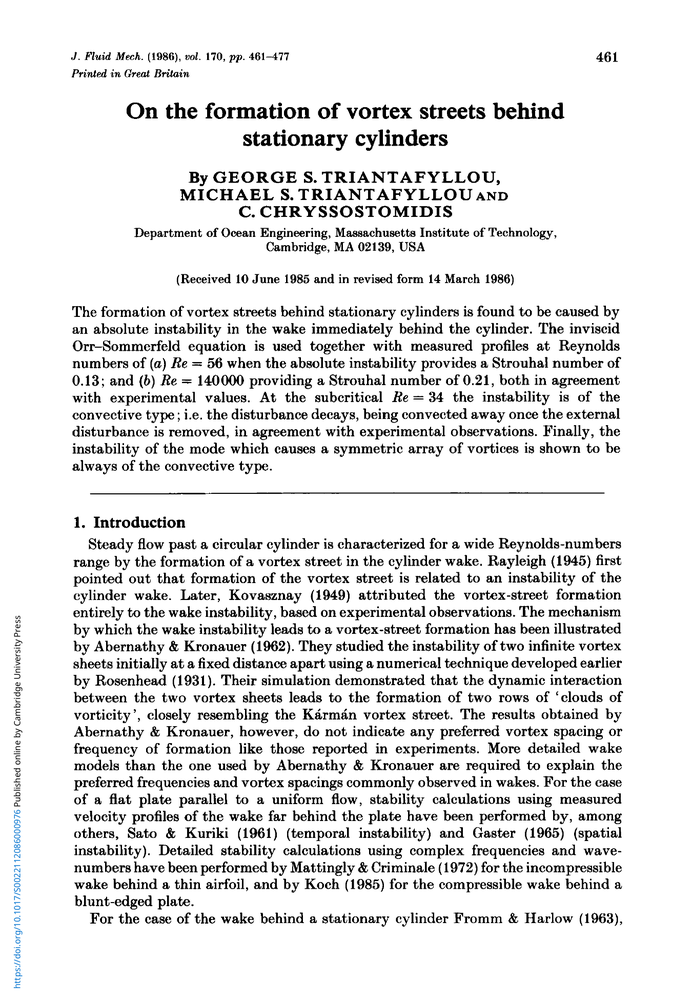
#> input picture projects/wake-instability/Triatafyllou_1986_JFM_pages/page-01.png, 692 x 1000 px, shrunk from 1350 x 1950 before the run
$ python extract_outline.py ../projects/wake-instability/Triatafyllou_1986_JFM_pages/page-01.png
#> lines starting #> are read from the running program, lines starting #| are printed output that depends on the picture; after the words box and inside, x2 and y2 are one past the last pixel; in counts of white or black regions, pixels touching at a corner belong together
#!/usr/bin/env python3
"""Extract a silhouette-like outline from a photo and generate a 2D Gmsh mesh.

Goal: approximate the person as an obstacle for flow-past-body simulations (NektarF).

No OpenCV/skimage dependencies; uses PIL + numpy + scipy + matplotlib.

Pipeline (heuristic):
1) Load image, downsample for segmentation.
2) Create a "non-snow" mask via HSV/value threshold + saturation threshold.
3) Connected-components labeling; pick component whose centroid is closest to a target
   point in the image (defaults tuned for this photo: person on right).
4) Upsample mask to original size, smooth/close.
5) Extract polygon using matplotlib contour.
6) Simplify polygon (Ramer–Douglas–Peucker).
7) Write polygon points, diagnostic PNG, and a Gmsh .geo that creates a channel domain
   with the obstacle cut out.
8) Optionally run gmsh to generate .msh.

Usage:
  python extract_outline.py Jiachuan.jpg --outdir out

Key knobs:
  --target-x/--target-y: expected centroid (fraction of width/height)
  --H: obstacle height (simulation units)
  --domain-L/--domain-W: channel length/width in multiples of H
"""

from __future__ import annotations

import argparse
from dataclasses import dataclass
from pathlib import Path
from typing import List, Tuple

import numpy as np
from PIL import Image
from scipy import ndimage
import matplotlib
matplotlib.use('Agg')
import matplotlib.pyplot as plt


def rgb_to_hsv(arr: np.ndarray) -> np.ndarray:
    """arr: float in [0,1], shape (H,W,3) -> hsv in [0,1]."""
    r, g, b = arr[..., 0], arr[..., 1], arr[..., 2]
    mx = np.max(arr, axis=-1)
    mn = np.min(arr, axis=-1)
    diff = mx - mn

    h = np.zeros_like(mx)
    s = np.zeros_like(mx)
    v = mx

    # saturation
    s[mx > 0] = diff[mx > 0] / mx[mx > 0]

    # hue
    mask = diff > 1e-8
    idx = (mx == r) & mask
    h[idx] = ((g[idx] - b[idx]) / diff[idx]) % 6
    idx = (mx == g) & mask
    h[idx] = ((b[idx] - r[idx]) / diff[idx]) + 2
    idx = (mx == b) & mask
    h[idx] = ((r[idx] - g[idx]) / diff[idx]) + 4
    h = h / 6.0
    return np.stack([h, s, v], axis=-1)


# [24 lines left out: function rdp, not called in this run]


def choose_component(mask: np.ndarray, target_xy: Tuple[float, float]) -> np.ndarray:
    lab, n = ndimage.label(mask)
    if n == 0:
        raise RuntimeError('No components found; adjust thresholds')

    # compute centroid for each component
    slices = ndimage.find_objects(lab)
    H, W = mask.shape
    tx, ty = target_xy
    best = None
    best_score = None
    for k, sl in enumerate(slices, start=1):
        comp = (lab[sl] == k)
        area = int(comp.sum())
        if area < 200:  # too small
            continue
        ys, xs = np.nonzero(comp)
        # coordinates in full image
        ys = ys + sl[0].start
        xs = xs + sl[1].start
        cx = xs.mean() / W
        cy = ys.mean() / H

        # score: distance to target + small penalty for huge blobs
        dist = (cx - tx) ** 2 + (cy - ty) ** 2
        score = dist + 1e-8 * area
        if best_score is None or score < best_score:
            best_score = score
            best = (lab == k)
    if best is None:
        raise RuntimeError('No suitable component found; adjust target/thresholds')
    return best


# [133 lines left out: functions extract_polygon_from_mask, write_geo, not called in this run]


def main():
    ap = argparse.ArgumentParser()
    ap.add_argument('image', type=Path)
    ap.add_argument('--outdir', type=Path, default=Path('out_person'))

    ap.add_argument('--downsample', type=int, default=4, help='Downsample factor for segmentation')
    ap.add_argument('--vmax-snow', type=float, default=0.82, help='Value threshold to reject snow (HSV V)')
    ap.add_argument('--smin-color', type=float, default=0.12, help='Saturation threshold to catch jacket etc')
    ap.add_argument('--target-x', type=float, default=0.72, help='Expected centroid x (fraction of width)')
    ap.add_argument('--target-y', type=float, default=0.33, help='Expected centroid y (fraction of height)')

    ap.add_argument('--H', type=float, default=1.0, help='Obstacle height in simulation units')
    ap.add_argument('--domain-L', type=float, default=20.0, help='Domain length in multiples of H')
    ap.add_argument('--domain-W', type=float, default=10.0, help='Domain width in multiples of H')
    ap.add_argument('--upstream', type=float, default=5.0, help='Upstream length in H')
    ap.add_argument('--downstream', type=float, default=15.0, help='Downstream length in H')
    ap.add_argument('--lc-body', type=float, default=0.03, help='Mesh size near body (in units)')
    ap.add_argument('--lc-far', type=float, default=0.3, help='Mesh size far-field (in units)')

    ap.add_argument('--simplify', type=float, default=2.0, help='RDP epsilon in pixels (after upsample)')
    ap.add_argument('--no-gmsh', action='store_true', help='Do not run gmsh')

    args = ap.parse_args()

    outdir = args.outdir
    outdir.mkdir(parents=True, exist_ok=True)

    im = Image.open(args.image).convert('RGB')
#> im is the input picture: PIL image 692x1000 RGB; mean R, G, B 229, 229, 229.1
    arr0 = np.asarray(im).astype(np.float32) / 255.0
    H0, W0, _ = arr0.shape
#> H0 = 1000; W0 = 692

    # downsample
    ds = max(1, args.downsample)
    arr = arr0[::ds, ::ds, :]
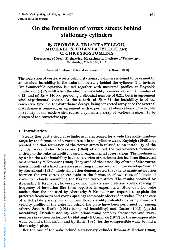
#> arr: shape (250, 173, 3) float32; mean R, G, B 0.898, 0.899, 0.899
    hsv = rgb_to_hsv(arr)
#> in rgb_to_hsv, `mask = diff > 1e-8`:
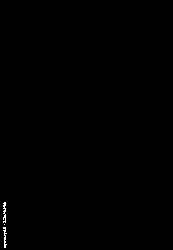
#> mask: shape (250, 173) bool; 0.2% white in thin lines or dots, all inside (x1, y1, x2, y2) = (3, 202, 7, 248)
#> in rgb_to_hsv, `idx = (mx == r) & mask`: idx: shape (250, 173) bool; every value is 0
#> in rgb_to_hsv, `h[idx] = ((g[idx] - b[idx]) / diff[idx]) % 6`: h: shape (250, 173) float32; every value is 0
#> in rgb_to_hsv, `idx = (mx == g) & mask`:
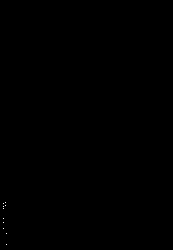
#> idx: shape (250, 173) bool; 0.02% white in thin lines or dots, all inside (x1, y1, x2, y2) = (3, 202, 7, 245)
#> in rgb_to_hsv, `h[idx] = ((r[idx] - g[idx]) / diff[idx]) + 4`: h: shape (250, 173) float32; min 0, max 4, mean 0.00677
#> in rgb_to_hsv, `return np.stack([h, s, v], axis=-1)`:
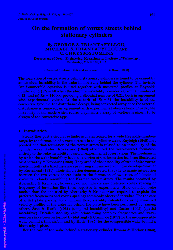
#> returned value: shape (250, 173, 3) float32; mean of channels 0, 1, 2 0.00113, 0.00038, 0.899; drawn as R, G, B

    V = hsv[..., 2]
    S = hsv[..., 1]

    # non-snow heuristic: not too bright OR fairly saturated
    non_snow = (V < args.vmax_snow) | (S > args.smin_color)
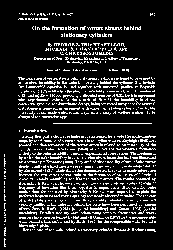
#> non_snow: shape (250, 173) bool; 15% white in thin lines or dots, all inside (x1, y1, x2, y2) = (4, 13, 156, 247)

    # remove tiny speckles
    non_snow = ndimage.binary_opening(non_snow, iterations=1)
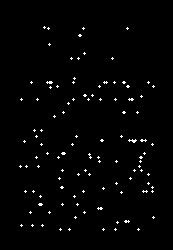
#> non_snow: shape (250, 173) bool; 1.5% white in thin lines or dots, all inside (x1, y1, x2, y2) = (19, 26, 155, 231)

    # Focus on a region-of-interest around the person to avoid selecting the whole scene.
    h, w = non_snow.shape
#> h = 250; w = 173
    x0 = int(0.52 * w)
#> x0 = 89
    x1 = int(0.92 * w)
#> x1 = 159
    y0 = int(0.12 * h)
#> y0 = 30
    y1 = int(0.62 * h)
#> y1 = 155
    roi = np.zeros_like(non_snow, dtype=bool)
    roi[y0:y1, x0:x1] = True

    comp = choose_component(non_snow & roi, (args.target_x, args.target_y))
#> in choose_component, `lab, n = ndimage.label(mask)`: lab: shape (250, 173) int32; 24 distinct labels, from 0 to 23
#> in choose_component, `lab, n = ndimage.label(mask)`: n = 23
#> in choose_component, `lab, n = ndimage.label(mask)`:
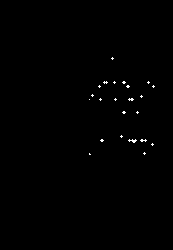
#> mask: shape (250, 173) bool; 0.36% white in thin lines or dots, all inside (x1, y1, x2, y2) = (89, 57, 155, 155)
#> in choose_component, `slices = ndimage.find_objects(lab)`: slices = 23 items
#> the loop in choose_component, `for k, sl in enumerate(slices, start=1):` made 23 passes
#> area on passes 1 to 12: 5, 9, 5, 8, 5, 5, 8, 5, 5, 5, 5, 5
#> (comp, area) on passes 14, 23: ([True], 1), ([[True, False], [True, True]], 3)

    # grow/close a bit
    comp = ndimage.binary_closing(comp, iterations=2)
    comp = ndimage.binary_fill_holes(comp)

    # upsample mask back
    mask = np.kron(comp.astype(np.uint8), np.ones((ds, ds), dtype=np.uint8))
    mask = mask[:H0, :W0].astype(bool)

    # smooth mask edges
    mask = ndimage.binary_closing(mask, iterations=2)
    mask = ndimage.binary_opening(mask, iterations=1)
    mask = ndimage.binary_fill_holes(mask)

    poly = extract_polygon_from_mask(mask)

    # simplify (treat contour as open polyline; avoid duplicate first/last degeneracy)
    if len(poly) >= 3 and np.linalg.norm(poly[0] - poly[-1]) < 1e-6:
        poly_open = poly[:-1]
    else:
        poly_open = poly
    poly_s = rdp(poly_open, eps=float(args.simplify))
    # close
    if np.linalg.norm(poly_s[0] - poly_s[-1]) > 1e-6:
        poly_s = np.vstack([poly_s, poly_s[0]])

    # compute center (use mask centroid)
    ys, xs = np.nonzero(mask)
    cx = xs.mean() if len(xs) else W0 / 2
    cy = ys.mean() if len(ys) else H0 / 2

    # write diagnostics
    # overlay
    fig = plt.figure(figsize=(6, 8), dpi=150)
    ax = fig.add_subplot(111)
    ax.imshow(arr0)
    ax.contour(mask.astype(float), levels=[0.5], colors='y', linewidths=1)
    ax.plot(poly_s[:, 0], poly_s[:, 1], 'r-', linewidth=1)
    ax.set_axis_off()
    fig.tight_layout(pad=0)
    fig.savefig(outdir / 'outline_overlay.png')
    plt.close(fig)

    np.savetxt(outdir / 'outline_pixels.csv', poly_s, delimiter=',', header='x_px,y_px', comments='')

    # write geo
    out_geo = outdir / 'person_channel.geo'
    write_geo(
        out_geo,
        poly_s,
        H=float(args.H),
        domain_L=float(args.domain_L),
        domain_W=float(args.domain_W),
        upstream=float(args.upstream),
        downstream=float(args.downstream),
        lc_body=float(args.lc_body),
        lc_far=float(args.lc_far),
        center=(float(cx), float(cy)),
    )

    print(f'WROTE {outdir / "outline_overlay.png"}')
    print(f'WROTE {outdir / "outline_pixels.csv"}')
    print(f'WROTE {out_geo}')

    if not args.no_gmsh:
        import subprocess
        msh2 = outdir / 'person_channel.msh'
        cmd = ['gmsh', '-2', str(out_geo), '-format', 'msh2', '-o', str(msh2)]
        print('RUN:', ' '.join(cmd))
        subprocess.check_call(cmd)
        print(f'WROTE {msh2}')


if __name__ == '__main__':
#> (the run stopped early here; a loop or call above may not have finished)

$ run again, on projects/wake-instability/Triatafyllou_1986_JFM_pages/page-03.png
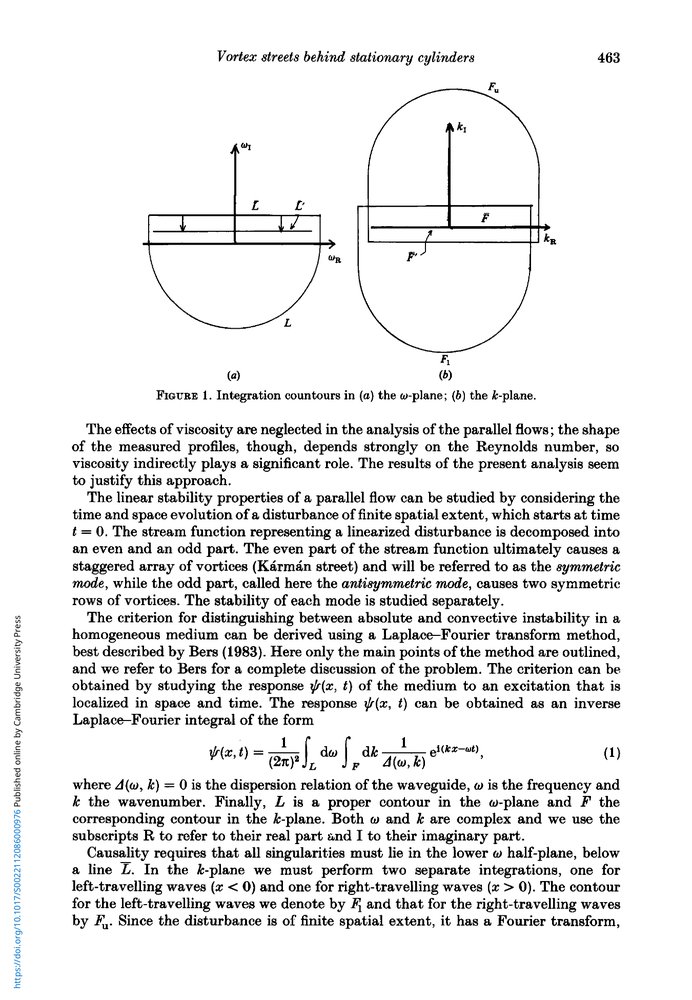
#> input picture projects/wake-instability/Triatafyllou_1986_JFM_pages/page-03.png, 692 x 1000 px, shrunk from 1350 x 1950 before the run
#> in main, im is the input picture: PIL image 692x1000 RGB; mean R, G, B 234.6, 234.6, 234.7
#> in rgb_to_hsv, `return np.stack([h, s, v], axis=-1)`:
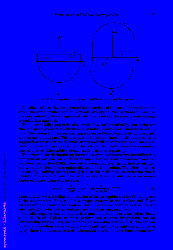
#> returned value: shape (250, 173, 3) float32; mean of channels 0, 1, 2 0.00113, 0.00038, 0.922; drawn as R, G, B
#> in main, `non_snow = ndimage.binary_opening(non_snow, iterations=1)`:
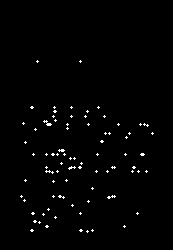
#> non_snow: shape (250, 173) bool; 1.2% white in thin lines or dots, all inside (x1, y1, x2, y2) = (20, 60, 154, 233)
#> lab: shape (250, 173) int32; 17 distinct labels, from 0 to 16
#> n = 16
#> slices = 16 items
#> the loop in choose_component, `for k, sl in enumerate(slices, start=1):` made 16 passes
#> area on passes 1, 2, 3, 4, 5, 7, 8, 9: 5, 5, 5, 5, 5, 5, 5, 5

$ run again, on projects/wake-instability/Triatafyllou_1986_JFM_pages/page-04.png
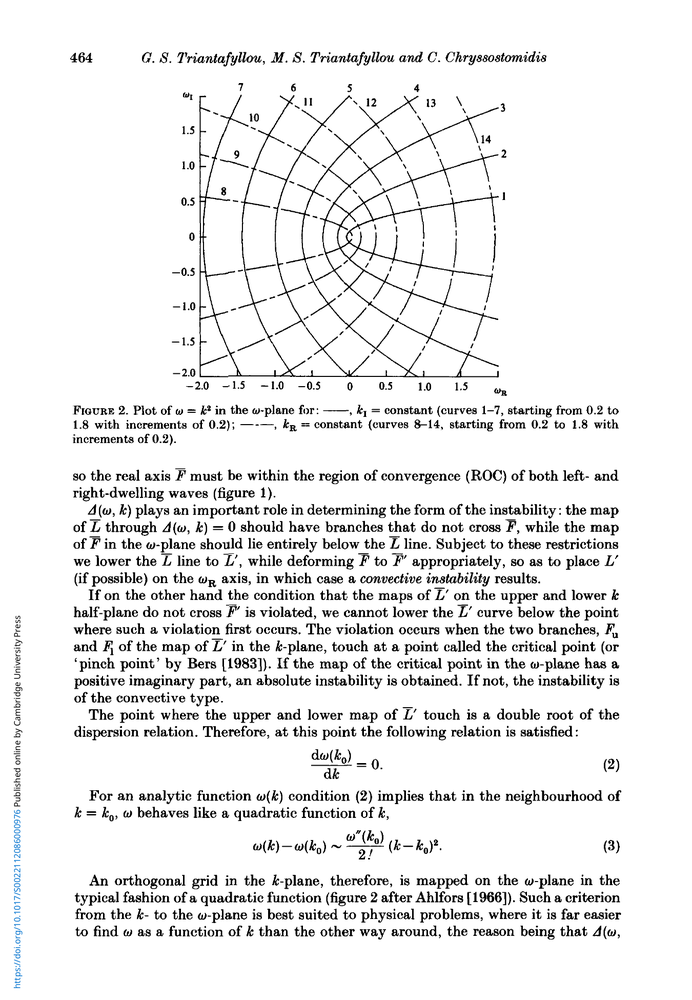
#> input picture projects/wake-instability/Triatafyllou_1986_JFM_pages/page-04.png, 692 x 1000 px, shrunk from 1350 x 1950 before the run
#> in main, im is the input picture: PIL image 692x1000 RGB; mean R, G, B 236.9, 236.9, 237
#> in rgb_to_hsv, `return np.stack([h, s, v], axis=-1)`:
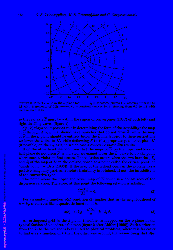
#> returned value: shape (250, 173, 3) float32; mean of channels 0, 1, 2 0.00113, 0.00038, 0.93; drawn as R, G, B
#> in main, `non_snow = ndimage.binary_opening(non_snow, iterations=1)`:
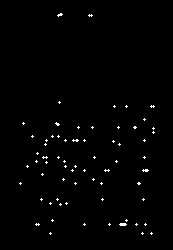
#> non_snow: shape (250, 173) bool; 0.95% white in thin lines or dots, all inside (x1, y1, x2, y2) = (19, 13, 155, 235)
#> lab: shape (250, 173) int32; 13 distinct labels, from 0 to 12
#> n = 12
#> slices = 12 items
#> the loop in choose_component, `for k, sl in enumerate(slices, start=1):` made 12 passes
#> area on passes 1 to 8: 5, 5, 9, 5, 5, 5, 8, 5

$ run again, on projects/wake-instability/Triatafyllou_1986_JFM_pages/page-05.png
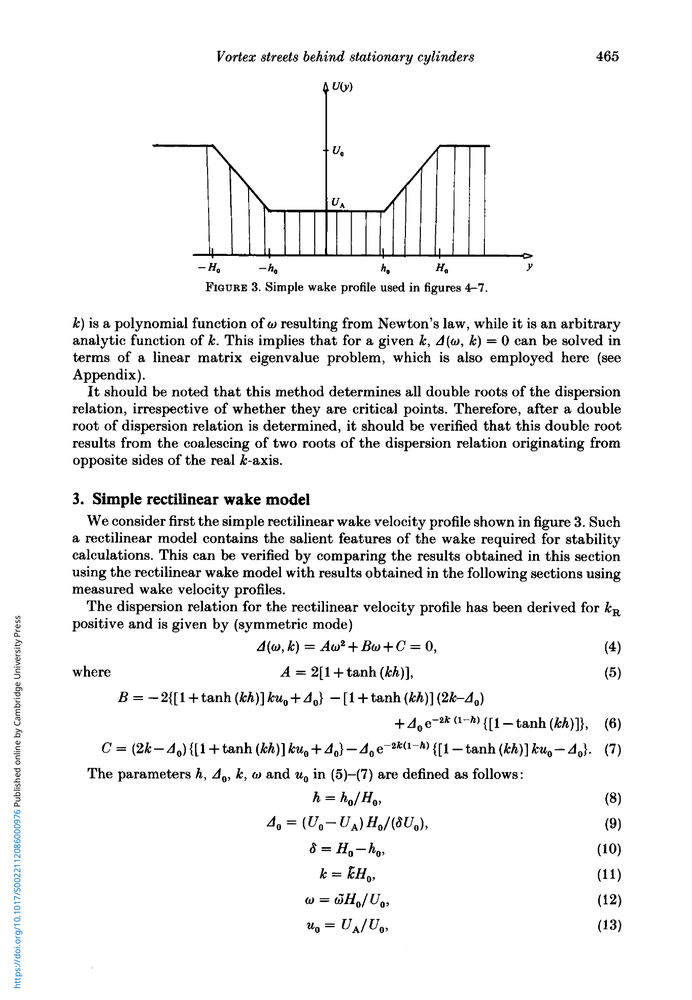
#> input picture projects/wake-instability/Triatafyllou_1986_JFM_pages/page-05.png, 692 x 1000 px, shrunk from 1350 x 1950 before the run
#> in main, im is the input picture: PIL image 692x1000 RGB; mean R, G, B 240.7, 240.8, 240.8
#> in main, `non_snow = ndimage.binary_opening(non_snow, iterations=1)`:
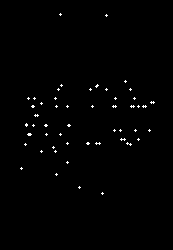
#> non_snow: shape (250, 173) bool; 0.73% white in thin lines or dots, all inside (x1, y1, x2, y2) = (20, 13, 155, 195)
#> lab: shape (250, 173) int32; 24 distinct labels, from 0 to 23
#> n = 23
#> slices = 23 items
#> the loop in choose_component, `for k, sl in enumerate(slices, start=1):` made 23 passes
#> area on passes 1 to 8: 5, 8, 5, 5, 5, 5, 5, 9
